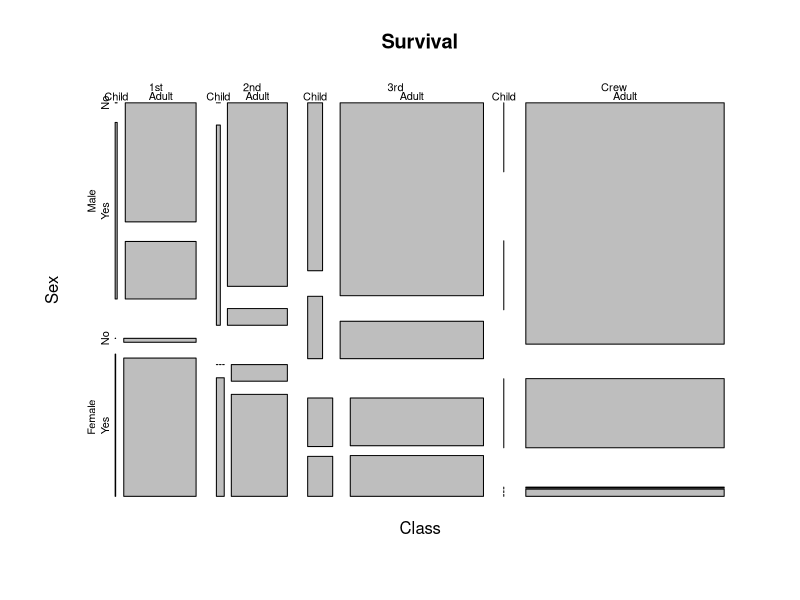

Source code (R):
p = 3
# Perform an iterative task with a for loop
x = list()
set.seed(341)
for(i in 1:10^4){
  x[[i]] = matrix(rnorm(p^2), p, p)
}
print(x[1:2])

# Perform the same iterative task with an apply function
set.seed(341)
x = mapply( function(x) { matrix(rnorm(p^2), p, p) }, 1:10^4, SIMPLIFY = FALSE)
print(x[1:2])

# Perform an accumulative task with a for loop
z = matrix(0, p, p)
for(i in 1:10^4) {
  z = z + x[[i]]
}
print(z)

### Titatnic ###
data(Titanic) # load the data into R's global environment

require(graphics)
mosaicplot(Titanic, main = "Survival")
#Higher survival rates in children?
apply(Titanic, c(3,4), sum)

#Higher survival rates in females?
apply(Titanic, c(2,4), sum)

